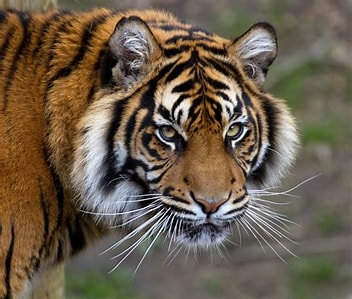
#> input picture exercises/th.jpg, 352 x 299 px
$ python histogram_equalization_and_mapping.py
#> lines starting #> are read from the running program, lines starting #| are printed output that depends on the picture
#HISTOGRAM EQUALIZATION &MAPPING
import cv2
import numpy as np
from matplotlib import pyplot as plt
img = cv2.imread('th.jpg', 0)
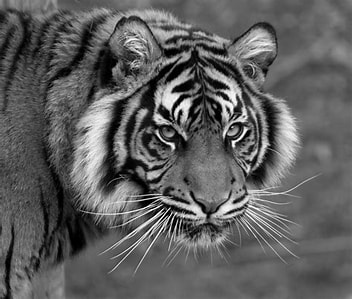
#> img: shape (299, 352); min 0, max 255, mean 95.1
equ = cv2.equalizeHist(img)
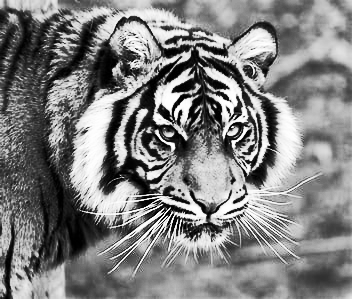
#> equ: shape (299, 352); min 0, max 255, mean 127.7
h=cv2.calcHist((img), [0], None, [256], [0,256])
#> h = 256 values, max 21 at index 101, min 0 at index 0, mean 1.38
h1=cv2.calcHist((equ), [0], None, [256], [0,256])
#> h1 = 256 values, max 21 at index 157, min 0 at index 0, mean 1.38
res = np.hstack((img, equ))
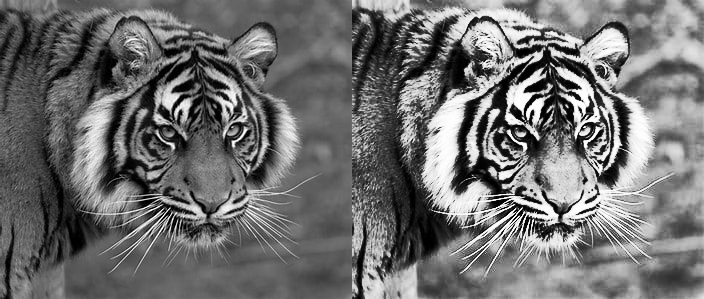
#> res: shape (299, 704); min 0, max 255, mean 111.4
cv2.imshow('image.jpg', res)
plt.plot(h)
plt.plot(h1)
plt.title("Histogram Mapping & Equalization")
plt.xlabel("Intensity")
plt.ylabel("Frequency")
plt.grid()
plt.show()
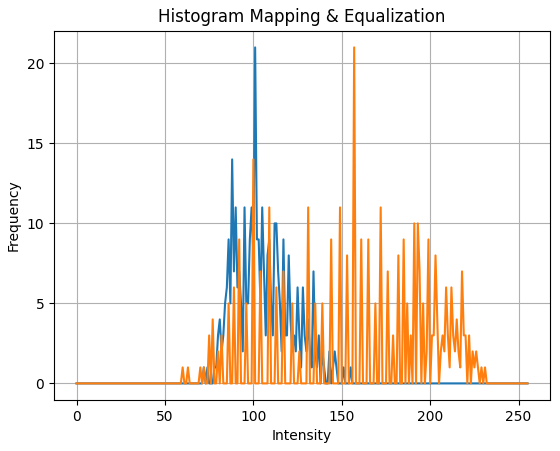
#> figure drawn by matplotlib, 1 panel; curve peaks at x = 101, y = 21; curve peaks at x = 157, y = 21
cv2.waitKey(0)
cv2.destroyAllWindows()

$ run again, with exercises/OIP.jpg copied over exercises/th.jpg
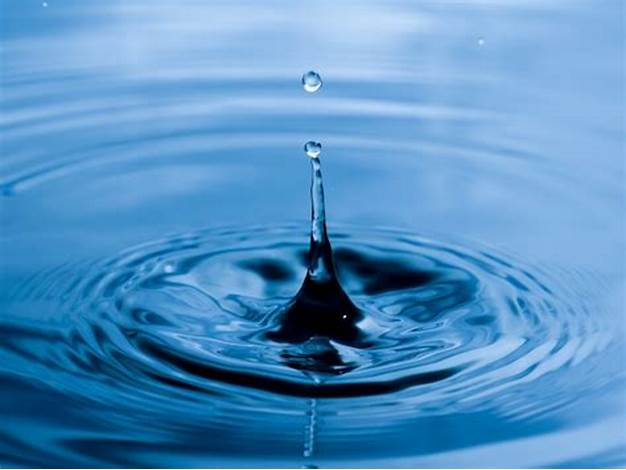
#> input picture exercises/OIP.jpg, 626 x 470 px
#> `equ = cv2.equalizeHist(img)`:
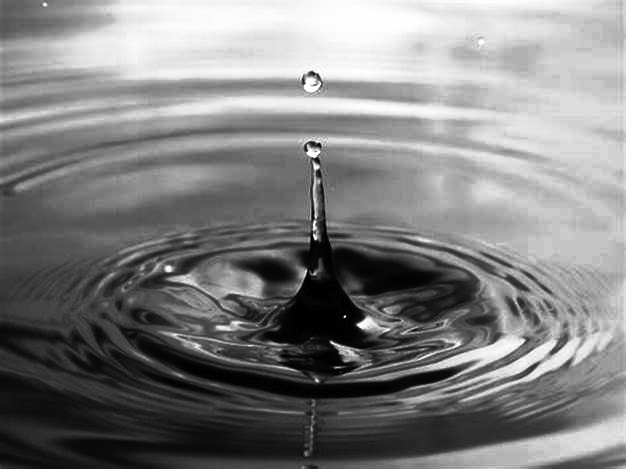
#> equ: shape (470, 626); min 0, max 255, mean 128.2
#> h = 256 values, max 53 at index 195, min 0 at index 0, mean 2.45
#> h1 = 256 values, max 53 at index 245, min 0 at index 0, mean 2.45
#> `plt.show()`:
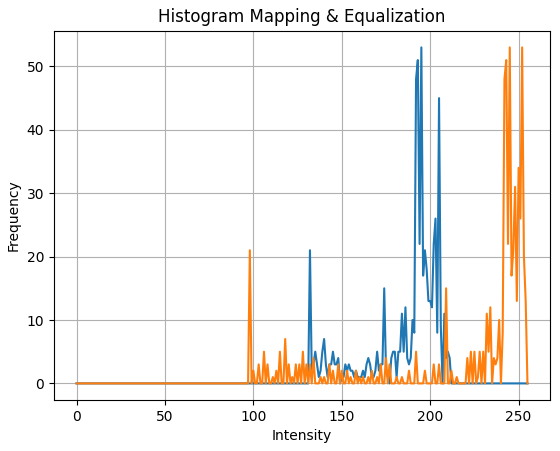
#> figure drawn by matplotlib, 1 panel; curve peaks at x = 195, y = 53; curve peaks at x = 245, y = 53

$ run again, with exercises/img1.jpg copied over exercises/th.jpg
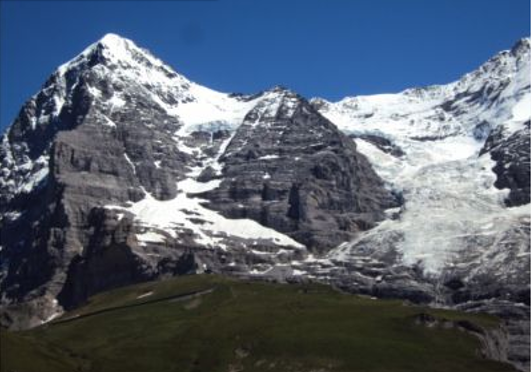
#> input picture exercises/img1.jpg, 531 x 372 px
#> `equ = cv2.equalizeHist(img)`:
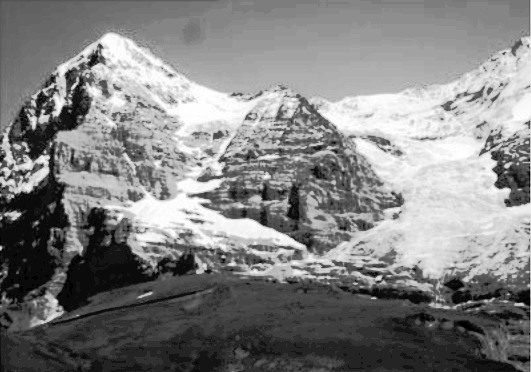
#> equ: shape (372, 531); min 0, max 255, mean 129.8
#> h = 256 values, max 155 at index 84, min 0 at index 0, mean 2.07
#> h1 = 256 values, max 155 at index 125, min 0 at index 0, mean 2.07
#> `plt.show()`:
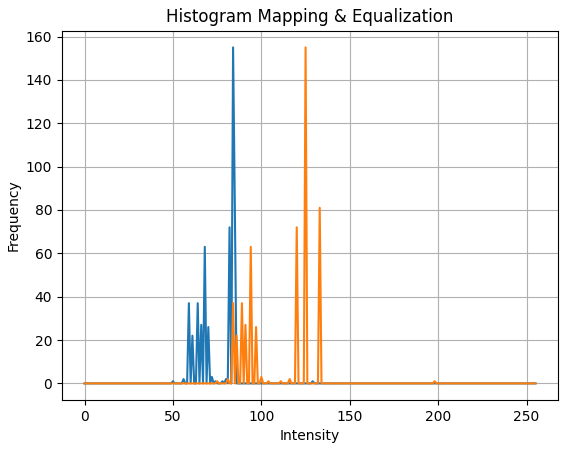
#> figure drawn by matplotlib, 1 panel; curve peaks at x = 84, y = 155; curve peaks at x = 125, y = 155
